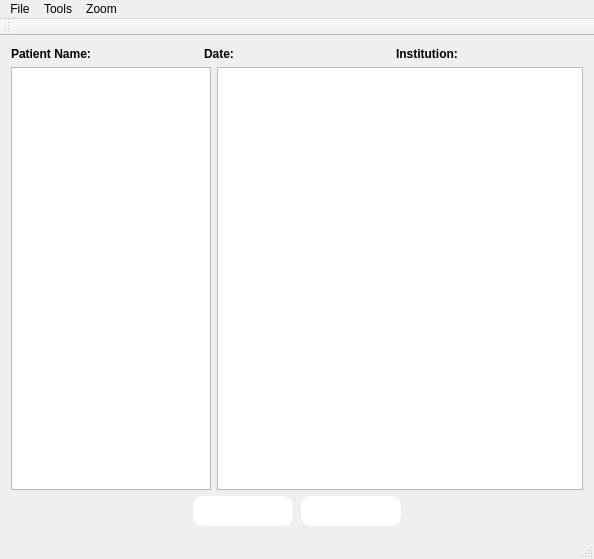
<?xml version="1.0" encoding="UTF-8"?>
<ui version="4.0">
 <class>MainWindow</class>
 <widget class="QMainWindow" name="MainWindow">
  <property name="geometry">
   <rect>
    <x>0</x>
    <y>0</y>
    <width>594</width>
    <height>559</height>
   </rect>
  </property>
  <property name="sizePolicy">
   <sizepolicy hsizetype="Maximum" vsizetype="Maximum">
    <horstretch>0</horstretch>
    <verstretch>0</verstretch>
   </sizepolicy>
  </property>
  <property name="windowTitle">
   <string>Roman Cizmarik 3DIM Task</string>
  </property>
  <widget class="QWidget" name="centralWidget">
   <layout class="QGridLayout" name="gridLayout">
    <item row="0" column="0" colspan="2">
     <layout class="QHBoxLayout" name="horizontalLayout_5">
      <item>
       <layout class="QHBoxLayout" name="horizontalLayout_2">
        <item>
         <widget class="QLabel" name="label_2">
          <property name="sizePolicy">
           <sizepolicy hsizetype="Fixed" vsizetype="Minimum">
            <horstretch>0</horstretch>
            <verstretch>0</verstretch>
           </sizepolicy>
          </property>
          <property name="text">
           <string>&lt;html&gt;&lt;head/&gt;&lt;body&gt;&lt;p&gt;&lt;span style=&quot; font-weight:600;&quot;&gt;Patient Name: &lt;/span&gt;&lt;/p&gt;&lt;/body&gt;&lt;/html&gt;</string>
          </property>
          <property name="textFormat">
           <enum>Qt::RichText</enum>
          </property>
         </widget>
        </item>
        <item>
         <widget class="QLabel" name="patientNameLabel">
          <property name="text">
           <string/>
          </property>
         </widget>
        </item>
       </layout>
      </item>
      <item>
       <layout class="QHBoxLayout" name="horizontalLayout_3">
        <item>
         <widget class="QLabel" name="label_3">
          <property name="sizePolicy">
           <sizepolicy hsizetype="Fixed" vsizetype="Minimum">
            <horstretch>0</horstretch>
            <verstretch>0</verstretch>
           </sizepolicy>
          </property>
          <property name="text">
           <string>&lt;html&gt;&lt;head/&gt;&lt;body&gt;&lt;p&gt;&lt;span style=&quot; font-weight:600;&quot;&gt;Date: &lt;/span&gt;&lt;/p&gt;&lt;/body&gt;&lt;/html&gt;</string>
          </property>
          <property name="textFormat">
           <enum>Qt::RichText</enum>
          </property>
         </widget>
        </item>
        <item>
         <widget class="QLabel" name="dateLabel">
          <property name="text">
           <string/>
          </property>
         </widget>
        </item>
       </layout>
      </item>
      <item>
       <layout class="QHBoxLayout" name="horizontalLayout_4">
        <item>
         <widget class="QLabel" name="label_4">
          <property name="sizePolicy">
           <sizepolicy hsizetype="Fixed" vsizetype="Minimum">
            <horstretch>0</horstretch>
            <verstretch>0</verstretch>
           </sizepolicy>
          </property>
          <property name="text">
           <string>&lt;html&gt;&lt;head/&gt;&lt;body&gt;&lt;p&gt;&lt;span style=&quot; font-weight:600;&quot;&gt;Institution: &lt;/span&gt;&lt;/p&gt;&lt;/body&gt;&lt;/html&gt;</string>
          </property>
          <property name="textFormat">
           <enum>Qt::RichText</enum>
          </property>
         </widget>
        </item>
        <item>
         <widget class="QLabel" name="institutionLabel">
          <property name="text">
           <string/>
          </property>
         </widget>
        </item>
       </layout>
      </item>
     </layout>
    </item>
    <item row="1" column="0">
     <widget class="QListWidget" name="listWidget">
      <property name="sizePolicy">
       <sizepolicy hsizetype="Minimum" vsizetype="Minimum">
        <horstretch>0</horstretch>
        <verstretch>0</verstretch>
       </sizepolicy>
      </property>
      <property name="maximumSize">
       <size>
        <width>200</width>
        <height>16777215</height>
       </size>
      </property>
     </widget>
    </item>
    <item row="1" column="1">
     <widget class="GraphicsView" name="graphicsView"/>
    </item>
    <item row="2" column="0" colspan="2">
     <layout class="QHBoxLayout" name="horizontalLayout">
      <property name="spacing">
       <number>8</number>
      </property>
      <property name="sizeConstraint">
       <enum>QLayout::SetMinimumSize</enum>
      </property>
      <property name="leftMargin">
       <number>0</number>
      </property>
      <property name="rightMargin">
       <number>0</number>
      </property>
      <item>
       <spacer name="horizontalSpacer">
        <property name="orientation">
         <enum>Qt::Horizontal</enum>
        </property>
        <property name="sizeHint" stdset="0">
         <size>
          <width>40</width>
          <height>20</height>
         </size>
        </property>
       </spacer>
      </item>
      <item>
       <widget class="QPushButton" name="previousButton">
        <property name="minimumSize">
         <size>
          <width>100</width>
          <height>0</height>
         </size>
        </property>
        <property name="styleSheet">
         <string notr="true">background-color: white;
border-style: outset;
border-width: 2px;
border-radius: 10px;
padding: 6px;
border-color:white;</string>
        </property>
        <property name="text">
         <string/>
        </property>
        <property name="icon">
         <iconset resource="res.qrc">
          <normaloff>:/icons/previous.png</normaloff>:/icons/previous.png</iconset>
        </property>
       </widget>
      </item>
      <item>
       <widget class="QPushButton" name="nextButton">
        <property name="minimumSize">
         <size>
          <width>100</width>
          <height>0</height>
         </size>
        </property>
        <property name="styleSheet">
         <string notr="true">background-color: white;
border-style: outset;
border-width: 2px;
border-radius: 10px;
padding: 6px;
border-color:white;</string>
        </property>
        <property name="text">
         <string/>
        </property>
        <property name="icon">
         <iconset resource="res.qrc">
          <normaloff>:/icons/next.png</normaloff>:/icons/next.png</iconset>
        </property>
       </widget>
      </item>
      <item>
       <spacer name="horizontalSpacer_3">
        <property name="orientation">
         <enum>Qt::Horizontal</enum>
        </property>
        <property name="sizeHint" stdset="0">
         <size>
          <width>40</width>
          <height>20</height>
         </size>
        </property>
       </spacer>
      </item>
     </layout>
    </item>
   </layout>
  </widget>
  <widget class="QMenuBar" name="menuBar">
   <property name="geometry">
    <rect>
     <x>0</x>
     <y>0</y>
     <width>594</width>
     <height>17</height>
    </rect>
   </property>
   <widget class="QMenu" name="menuFile">
    <property name="title">
     <string>File</string>
    </property>
    <addaction name="actionOpen"/>
    <addaction name="actionOpen_Folder"/>
    <addaction name="actionClose"/>
   </widget>
   <widget class="QMenu" name="menuTools">
    <property name="title">
     <string>Tools</string>
    </property>
    <addaction name="actionSettings"/>
   </widget>
   <widget class="QMenu" name="menuZoom">
    <property name="title">
     <string>Zoom</string>
    </property>
    <addaction name="action100"/>
    <addaction name="action200"/>
    <addaction name="action300"/>
    <addaction name="separator"/>
    <addaction name="actionZoom_in"/>
    <addaction name="actionZoom_out"/>
   </widget>
   <addaction name="menuFile"/>
   <addaction name="menuTools"/>
   <addaction name="menuZoom"/>
  </widget>
  <widget class="QToolBar" name="mainToolBar">
   <attribute name="toolBarArea">
    <enum>TopToolBarArea</enum>
   </attribute>
   <attribute name="toolBarBreak">
    <bool>false</bool>
   </attribute>
  </widget>
  <widget class="QStatusBar" name="statusBar"/>
  <action name="actionOpen">
   <property name="icon">
    <iconset resource="res.qrc">
     <normaloff>:/icons/file.png</normaloff>:/icons/file.png</iconset>
   </property>
   <property name="text">
    <string>Open File</string>
   </property>
  </action>
  <action name="actionClose">
   <property name="icon">
    <iconset resource="res.qrc">
     <normaloff>:/icons/close.png</normaloff>:/icons/close.png</iconset>
   </property>
   <property name="text">
    <string>Close</string>
   </property>
  </action>
  <action name="actionOpen_Folder">
   <property name="icon">
    <iconset resource="res.qrc">
     <normaloff>:/icons/folder-open.png</normaloff>:/icons/folder-open.png</iconset>
   </property>
   <property name="text">
    <string>Open Folder</string>
   </property>
  </action>
  <action name="actionSettings">
   <property name="icon">
    <iconset resource="res.qrc">
     <normaloff>:/icons/control-center.png</normaloff>:/icons/control-center.png</iconset>
   </property>
   <property name="text">
    <string>Settings</string>
   </property>
  </action>
  <action name="action100">
   <property name="text">
    <string>100%</string>
   </property>
  </action>
  <action name="action200">
   <property name="text">
    <string>200%</string>
   </property>
  </action>
  <action name="action300">
   <property name="text">
    <string>300%</string>
   </property>
  </action>
  <action name="actionZoom_in">
   <property name="text">
    <string>Zoom in</string>
   </property>
  </action>
  <action name="actionZoom_out">
   <property name="text">
    <string>Zoom out</string>
   </property>
  </action>
 </widget>
 <layoutdefault spacing="6" margin="11"/>
 <customwidgets>
  <customwidget>
   <class>GraphicsView</class>
   <extends>QGraphicsView</extends>
   <header location="global">graphicsview.h</header>
  </customwidget>
 </customwidgets>
 <resources>
  <include location="res.qrc"/>
 </resources>
 <connections/>
</ui>
